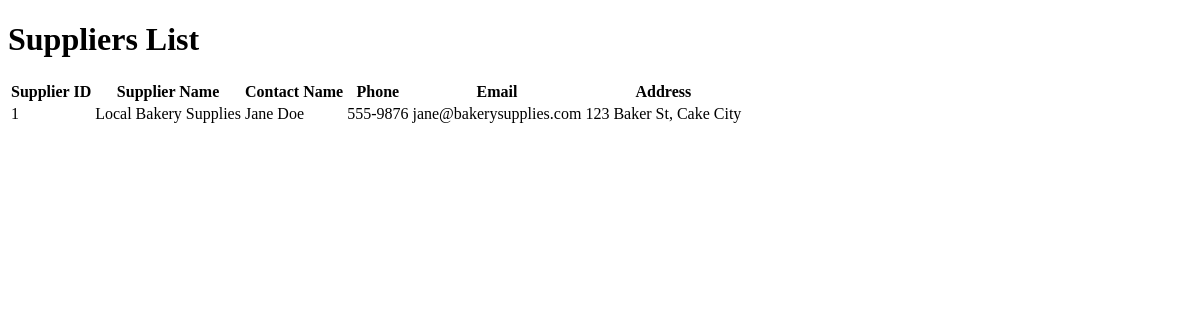
Before: /view_suppliers.php with the older database file.
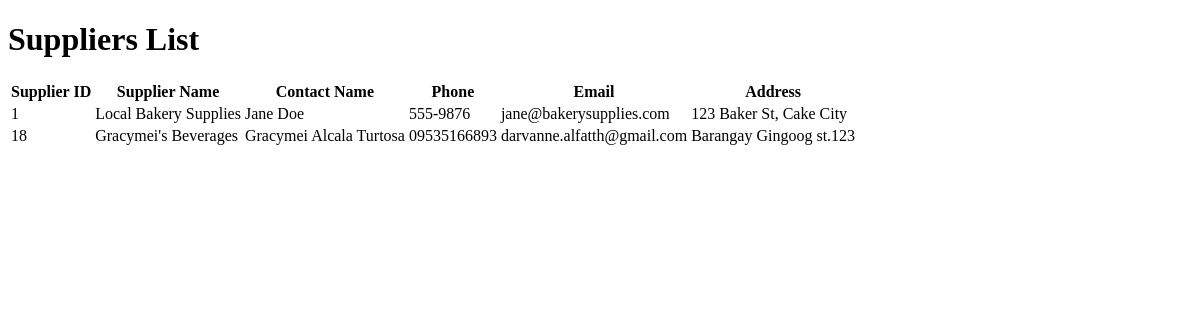
After: the same page with the newer database file.
### tables this page shows
CREATE TABLE `suppliers` (
  `supplier_id` int(11) NOT NULL,
  `supplier_name` varchar(255) NOT NULL,
  `contact_name` varchar(255) DEFAULT NULL,
  `phone` varchar(50) DEFAULT NULL,
  `email` varchar(255) DEFAULT NULL,
  `address` text DEFAULT NULL,
  `created_at` timestamp NOT NULL DEFAULT current_timestamp()
);

### classes/Supplier.php (called while the page is built, shortened)
<?php
class Supplier {
    private $conn;
    private $table_name = "suppliers";
    public function __construct($db) {
        $this->conn = $db;
    }
    public function read() {
        $query = "SELECT * FROM " . $this->table_name;
        $stmt = $this->conn->prepare($query);
        $stmt->execute();
        return $stmt->fetchAll(PDO::FETCH_ASSOC);
    }
}

### public/view_suppliers.php (the view, shortened to what this page needs)
<?php
include_once '../classes/Supplier.php';
$database = new Database();
$db = $database->getConnection();
$supplier = new Supplier($db);
$suppliers = $supplier->read();
?>
<!DOCTYPE html>
<html lang="en">
<head>
</head>
<body>
    <h1>Suppliers List</h1>
    <table>
        <tr>
            <th>Supplier ID</th>
            <th>Supplier Name</th>
            <th>Contact Name</th>
            <th>Phone</th>
            <th>Email</th>
            <th>Address</th>
        </tr>
        <?php
        foreach ($suppliers as $row) {
            echo "<tr>";
            echo "<td>{$row['supplier_id']}</td>";
            echo "<td>{$row['supplier_name']}</td>";
            echo "<td>{$row['contact_name']}</td>";
            echo "<td>{$row['phone']}</td>";
            echo "<td>{$row['email']}</td>";
            echo "<td>{$row['address']}</td>";
            echo "</tr>";
        }
        ?>
    </table>
</body>
</html>

Changed rows visible on the page:
added suppliers: supplier_id "18", supplier_name "Gracymei's Beverages", contact_name "Gracymei Alcala Turtosa", phone "09535166893", email "darvanne.alfatth@gmail.com", address "Barangay Gingoog st.123"
